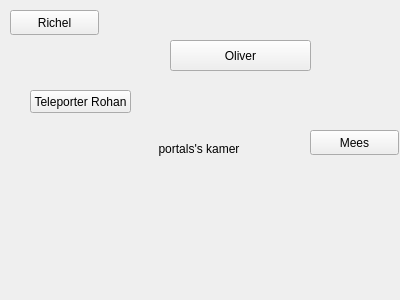
<?xml version="1.0" encoding="UTF-8"?>
<ui version="4.0">
 <class>kamer_portals</class>
 <widget class="QWidget" name="kamer_portals">
  <property name="geometry">
   <rect>
    <x>0</x>
    <y>0</y>
    <width>400</width>
    <height>300</height>
   </rect>
  </property>
  <property name="windowTitle">
   <string>Portal</string>
  </property>
  <widget class="QLabel" name="label">
   <property name="geometry">
    <rect>
     <x>150</x>
     <y>140</y>
     <width>98</width>
     <height>17</height>
    </rect>
   </property>
   <property name="text">
    <string>portals's kamer</string>
   </property>
   <property name="alignment">
    <set>Qt::AlignCenter</set>
   </property>
  </widget>
  <widget class="QPushButton" name="knop_nw">
   <property name="geometry">
    <rect>
     <x>10</x>
     <y>10</y>
     <width>89</width>
     <height>25</height>
    </rect>
   </property>
   <property name="text">
    <string>Richel</string>
   </property>
  </widget>
  <widget class="QPushButton" name="knop_n">
   <property name="geometry">
    <rect>
     <x>170</x>
     <y>40</y>
     <width>141</width>
     <height>31</height>
    </rect>
   </property>
   <property name="text">
    <string>Oliver</string>
   </property>
  </widget>
  <widget class="QPushButton" name="knop_o">
   <property name="geometry">
    <rect>
     <x>310</x>
     <y>130</y>
     <width>89</width>
     <height>25</height>
    </rect>
   </property>
   <property name="text">
    <string>Mees</string>
   </property>
  </widget>
  <widget class="QLabel" name="label_2">
   <property name="geometry">
    <rect>
     <x>-10</x>
     <y>10</y>
     <width>331</width>
     <height>721</height>
    </rect>
   </property>
   <property name="text">
    <string/>
   </property>
   <property name="pixmap">
    <pixmap resource="djog_nanos_2018.qrc">:/plaatjes/heel erg toppie.png</pixmap>
   </property>
  </widget>
  <widget class="QPushButton" name="pushButton">
   <property name="geometry">
    <rect>
     <x>30</x>
     <y>90</y>
     <width>101</width>
     <height>23</height>
    </rect>
   </property>
   <property name="text">
    <string>Teleporter Rohan</string>
   </property>
  </widget>
  <zorder>label</zorder>
  <zorder>label_2</zorder>
  <zorder>knop_n</zorder>
  <zorder>knop_nw</zorder>
  <zorder>knop_o</zorder>
  <zorder>pushButton</zorder>
 </widget>
 <resources>
  <include location="djog_nanos_2018.qrc"/>
 </resources>
 <connections/>
</ui>
